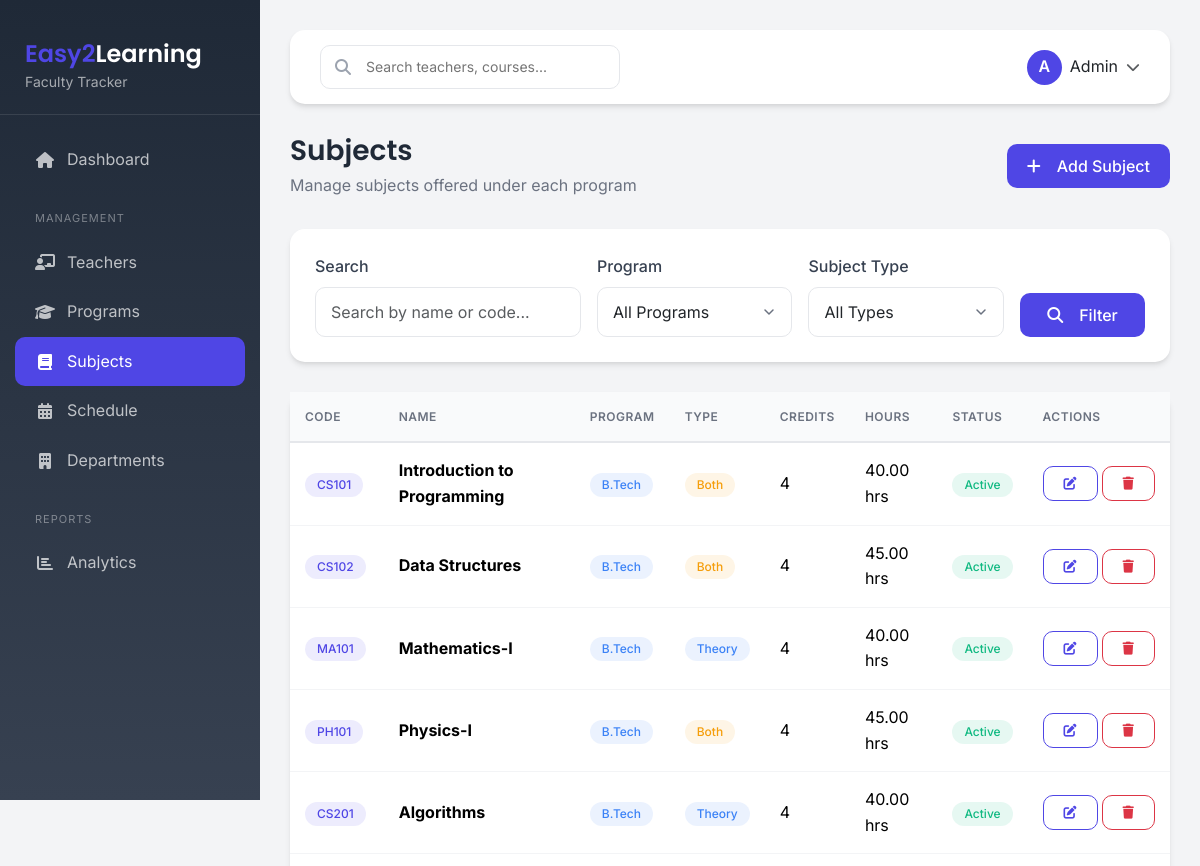
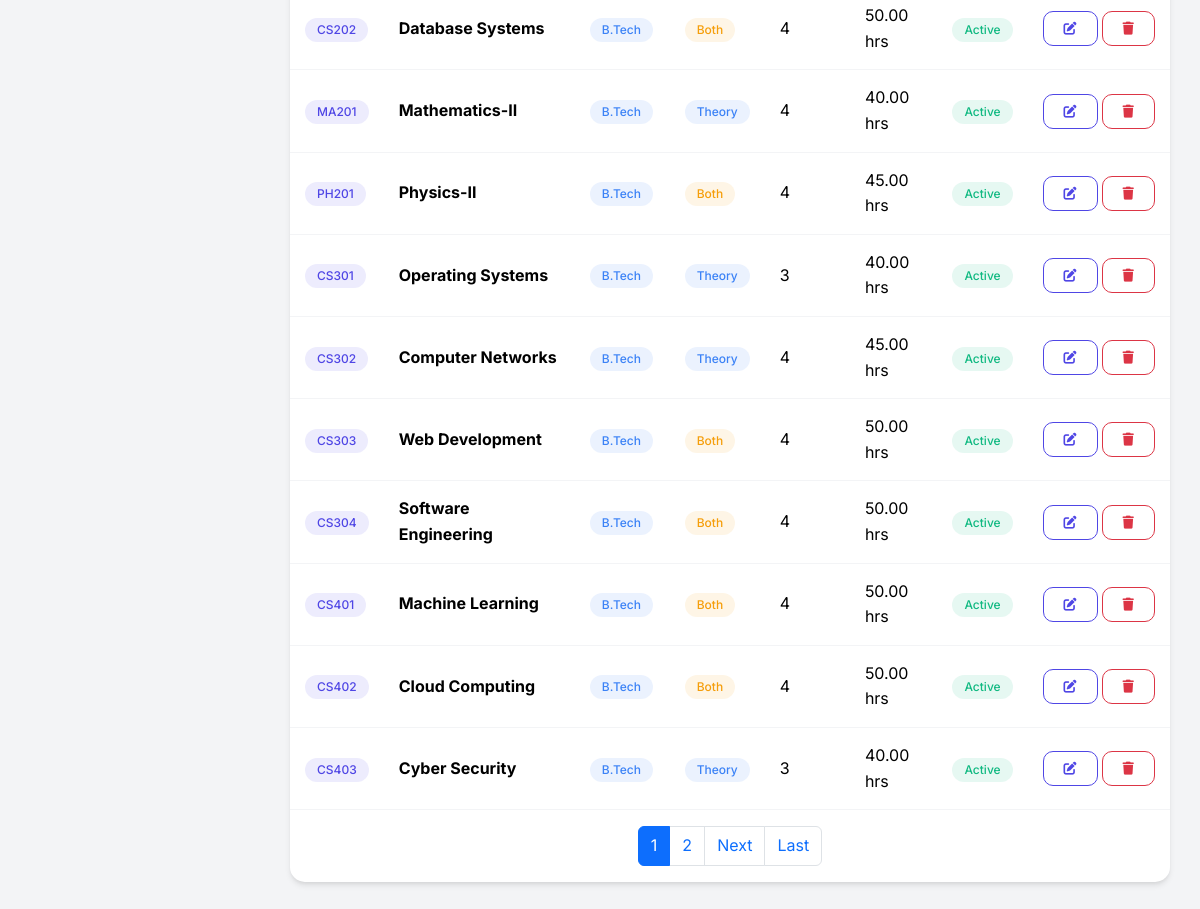
/subjects/, run on the app's committed database (2 pictures, top to bottom).
### faculty/models.py (models this page shows, shortened)
class Subject(models.Model):
    SUBJECT_TYPE_CHOICES = [
        ('theory', 'Theory'),
        ('practical', 'Practical'),
        ('both', 'Both'),
    ]
    SEMESTER_CHOICES = [
        (1, '1st Semester'),
        (2, '2nd Semester'),
        (3, '3rd Semester'),
        (4, '4th Semester'),
        (5, '5th Semester'),
        (6, '6th Semester'),
        (7, '7th Semester'),
        (8, '8th Semester'),
        (9, '9th Semester'),
        (10, '10th Semester'),
    ]
    code = models.CharField(max_length=20)
    name = models.CharField(max_length=100)
    description = models.TextField(blank=True)
    program = models.ForeignKey(Program, on_delete=models.CASCADE)
    subject_type = models.CharField(max_length=20, choices=SUBJECT_TYPE_CHOICES, default='theory')
    semester = models.IntegerField(choices=SEMESTER_CHOICES, default=1)
    credits = models.PositiveIntegerField(default=1)
    total_hours = models.DecimalField(max_digits=5, decimal_places=2, default=1.00)
    teachers = models.ManyToManyField('Teacher', related_name='subjects', blank=True)
    is_active = models.BooleanField(default=True)
    created_at = models.DateTimeField(auto_now_add=True)
    updated_at = models.DateTimeField(auto_now=True)
    class Meta:
        verbose_name = 'Subject'
        verbose_name_plural = 'Subjects'
        unique_together = ['code', 'program']
        ordering = ['program', 'semester', 'code']

class Program(models.Model):
    PROGRAM_TYPE_CHOICES = [
        ('jelet', 'JELET'),
        ('wbjee', 'WBJEE'),
        ('diploma', 'Diploma'),
        ('btech', 'B.Tech'),
        ('mtech', 'M.Tech'),
        ('others', 'Others'),
    ]
    DURATION_CHOICES = [
        (1, '1 Year'),
        (2, '2 Years'),
        (3, '3 Years'),
        (4, '4 Years'),
        (5, '5 Years'),
    ]
    name = models.CharField(max_length=100, unique=True)
    code = models.CharField(max_length=20, unique=True)
    program_type = models.CharField(max_length=20, choices=PROGRAM_TYPE_CHOICES)
    duration_years = models.IntegerField(choices=DURATION_CHOICES, default=4)
    start_date = models.DateField(null=True, blank=True)
    end_date = models.DateField(null=True, blank=True)
    description = models.TextField(blank=True)
    is_active = models.BooleanField(default=True)
    created_at = models.DateTimeField(auto_now_add=True)
    updated_at = models.DateTimeField(auto_now=True)
    class Meta:
        verbose_name = 'Program'
        verbose_name_plural = 'Programs'
        ordering = ['name']

### faculty/views.py (the view)
# urls.py: path('subjects/', SubjectListView.as_view(), name='subject_list'),
class SubjectListView(ListView):
    model = Subject
    template_name = 'faculty/subject_list.html'
    context_object_name = 'subjects'
    paginate_by = 15
    def get_queryset(self):
        queryset = Subject.objects.select_related('program', 'program').all()
        search = self.request.GET.get('search')
        if search:
            queryset = queryset.filter(
                models.Q(name__icontains=search) |
                models.Q(code__icontains=search)
            )
        program = self.request.GET.get('program')
        if program:
            queryset = queryset.filter(program_id=program)
        subject_type = self.request.GET.get('type')
        if subject_type:
            queryset = queryset.filter(subject_type=subject_type)
        is_active = self.request.GET.get('is_active')
        if is_active:
            queryset = queryset.filter(is_active=(is_active == 'true'))
        return queryset.order_by('program', 'semester', 'code')
    def get_context_data(self, **kwargs):
        context = super().get_context_data(**kwargs)
        context['programs'] = Program.objects.all()
        return context

### templates/faculty/subject_list.html (shortened to what this page needs)
{% extends 'base.html' %}
{% load static %}
{% block content %}
<div class="page-header d-flex justify-content-between align-items-center">
    <div>
        <h1>Subjects</h1>
        <p>Manage subjects offered under each program</p>
    </div>
    <a href="{% url 'faculty:subject_add' %}" class="btn btn-primary">
        <i class="fas fa-plus me-2"></i>Add Subject
    </a>
</div>
<div class="content-card animate-fadeInUp">
    <div class="content-card-body">
        <form method="GET" class="row g-3">
            <div class="col-md-4">
                <label class="form-label">Search</label>
                <input type="text" name="search" class="form-control" placeholder="Search by name or code..." value="{{ request.GET.search|default:'' }}">
            </div>
            <div class="col-md-3">
                <label class="form-label">Program</label>
                <select name="program" class="form-select">
                    <option value="">All Programs</option>
                </select>
            </div>
            <div class="col-md-3">
                <label class="form-label">Subject Type</label>
                <select name="type" class="form-select">
                    <option value="">All Types</option>
                </select>
            </div>
            <div class="col-md-2 d-flex align-items-end">
                <button type="submit" class="btn btn-primary w-100">
                    <i class="fas fa-search me-2"></i>Filter
                </button>
            </div>
        </form>
    </div>
</div>
<div class="content-card animate-fadeInUp" style="animation-delay: 0.1s;">
    <div class="content-card-body p-0">
        {% if subjects %}
        <div class="table-responsive">
            <table class="table">
                <thead>
                    <tr>
                        <th>Code</th>
                        <th>Name</th>
                        <th>Program</th>
                        <th>Type</th>
                        <th>Credits</th>
                        <th>Hours</th>
                        <th>Status</th>
                        <th>Actions</th>
                    </tr>
                </thead>
                <tbody>
                    {% for subject in subjects %}
                    <tr>
                        <td>
                            <span class="badge bg-primary">{{ subject.code }}</span>
                        </td>
                        <td>
                            <div>
                                <strong>{{ subject.name }}</strong>
                            </div>
                        </td>
                        <td>
                            <span class="badge bg-info">{{ subject.program.name }}</span>
                        </td>
                        <td>
                            {% if subject.subject_type == 'theory' %}
                            <span class="badge bg-info">Theory</span>
                            {% elif subject.subject_type == 'practical' %}
                            <span class="badge bg-success">Practical</span>
                            {% else %}
                            <span class="badge bg-warning">Both</span>
                            {% endif %}
                        </td>
                        <td>{{ subject.credits }}</td>
                        <td>{{ subject.total_hours }} hrs</td>
                        <td>
                            {% if subject.is_active %}
                            <span class="badge bg-success">Active</span>
                            {% else %}
                            <span class="badge bg-secondary">Inactive</span>
                            {% endif %}
                        </td>
                        <td>
                            <div class="d-flex gap-1">
                                <a href="{% url 'faculty:subject_edit' subject.pk %}" class="btn btn-outline-primary btn-sm" title="Edit">
                                    <i class="fas fa-edit"></i>
                                </a>
                                <button type="button" class="btn btn-outline-danger btn-sm" data-bs-toggle="modal" data-bs-target="#deleteModal{{ subject.pk }}" title="Delete">
                                    <i class="fas fa-trash"></i>
                                </button>
                            </div>
                        </td>
                    </tr>
                    {% endfor %}
                </tbody>
            </table>
        </div>
        {% if is_paginated %}
        <div class="p-3">
            <nav aria-label="Page navigation">
                <ul class="pagination justify-content-center mb-0">
                    {% for num in page_obj.paginator.page_range %}
                    {% if page_obj.number == num %}
                    <li class="page-item active"><span class="page-link">{{ num }}</span></li>
                    {% elif num > page_obj.number|add:'-3' and num < page_obj.number|add:'3' %}
                    <li class="page-item"><a class="page-link" href="?page={{ num }}">{{ num }}</a></li>
                    {% endif %}
                    {% endfor %}
                    {% if page_obj.has_next %}
                    <li class="page-item">
                        <a class="page-link" href="?page={{ page_obj.next_page_number }}">Next</a>
                    </li>
                    <li class="page-item">
                        <a class="page-link" href="?page={{ page_obj.paginator.num_pages }}">Last</a>
                    </li>
                    {% endif %}
                </ul>
            </nav>
        </div>
        {% endif %}
        {% endif %}
    </div>
</div>
{% endblock %}

### static/faculty/css/style.css (style rules this page uses)
:root { --primary-color: #4f46e5; --primary-light: #818cf8; --primary-dark: #4338ca; --secondary-color: #6b7280; --success-color: #10b981; --warning-color: #f59e0b; --danger-color: #ef4444; --info-color: #3b82f6; --light-bg: #f3f4f6; --dark-bg: #1f2937; --card-shadow: 0 4px 6px -1px rgba(0, 0, 0, 0.1), 0 2px 4px -1px rgba(0, 0, 0, 0.06); --hover-shadow: 0 10px 15px -3px rgba(0, 0, 0, 0.1), 0 4px 6px -2px rgba(0, 0, 0, 0.05); --transition-fast: 0.15s ease; --transition-normal: 0.3s ease; --transition-slow: 0.5s ease; --border-radius: 15px; --border-radius-sm: 10px; --border-radius-lg: 20px; }
* { margin: 0; padding: 0; box-sizing: border-box; }
body { font-family: 'Inter', -apple-system, BlinkMacSystemFont, 'Segoe UI', Roboto, sans-serif; background-color: var(--light-bg); color: #1f2937; line-height: 1.6; }
h1, h2, h3, h4, h5, h6 { font-family: 'Poppins', sans-serif; font-weight: 600; color: #1f2937; }
.animate-fadeInUp { animation: fadeInUp var(--transition-normal) ease forwards; }
.content-card { background: #fff; border-radius: var(--border-radius); box-shadow: var(--card-shadow); margin-bottom: 30px; transition: all var(--transition-normal); }
.content-card-body { padding: 25px; }
.btn { padding: 10px 20px; border-radius: var(--border-radius-sm); font-weight: 500; transition: all var(--transition-normal); display: inline-flex; align-items: center; justify-content: center; gap: 8px; }
.btn-primary { background: var(--primary-color); border: none; color: #fff; }
.btn-outline-primary { border-color: var(--primary-color); color: var(--primary-color); }
.btn-sm { padding: 8px 16px; font-size: 13px; }
.form-control, .form-select { border-radius: var(--border-radius-sm); border: 1px solid #e5e7eb; padding: 12px 15px; transition: all var(--transition-fast); }
.form-label { font-weight: 500; color: #374151; margin-bottom: 8px; }
.table { margin: 0; }
.table thead th { background: #f9fafb; color: var(--secondary-color); font-weight: 600; font-size: 12px; text-transform: uppercase; letter-spacing: 0.5px; border-bottom: 2px solid #e5e7eb; padding: 15px; }
.table tbody td { padding: 15px; vertical-align: middle; border-bottom: 1px solid #f3f4f6; }
.table tbody tr { transition: all var(--transition-fast); }
.badge { padding: 6px 12px; border-radius: 20px; font-weight: 500; font-size: 12px; }
.badge.bg-success { background-color: rgba(16, 185, 129, 0.1) !important; color: var(--success-color); }
.badge.bg-warning { background-color: rgba(245, 158, 11, 0.1) !important; color: var(--warning-color); }
.badge.bg-info { background-color: rgba(59, 130, 246, 0.1) !important; color: var(--info-color); }
.badge.bg-primary { background-color: rgba(79, 70, 229, 0.1) !important; color: var(--primary-color); }
.page-header { margin-bottom: 30px; animation: fadeInUp var(--transition-normal) ease; }
.page-header h1 { font-size: 28px; font-weight: 600; color: #1f2937; margin-bottom: 5px; }
.page-header p { color: var(--secondary-color); margin: 0; }

### data on the page
Subject: code "CS101", name "Introduction to Programming", program.name "B.Tech", subject_type "Both", credits "4", total_hours "40.00", is_active "Active"
Subject: code "CS102", name "Data Structures", program.name "B.Tech", subject_type "Both", credits "4", total_hours "45.00", is_active "Active"
Subject: code "MA101", name "Mathematics-I", program.name "B.Tech", subject_type "Theory", credits "4", total_hours "40.00", is_active "Active"
Subject: code "PH101", name "Physics-I", program.name "B.Tech", subject_type "Both", credits "4", total_hours "45.00", is_active "Active"
Subject: code "CS201", name "Algorithms", program.name "B.Tech", subject_type "Theory", credits "4", total_hours "40.00", is_active "Active"
Subject: code "CS202", name "Database Systems", program.name "B.Tech", subject_type "Both", credits "4", total_hours "50.00", is_active "Active"
Subject: code "MA201", name "Mathematics-II", program.name "B.Tech", subject_type "Theory", credits "4", total_hours "40.00", is_active "Active"
Subject: code "PH201", name "Physics-II", program.name "B.Tech", subject_type "Both", credits "4", total_hours "45.00", is_active "Active"
Subject: code "CS301", name "Operating Systems", program.name "B.Tech", subject_type "Theory", credits "3", total_hours "40.00", is_active "Active"
Subject: code "CS302", name "Computer Networks", program.name "B.Tech", subject_type "Theory", credits "4", total_hours "45.00", is_active "Active"
Subject: code "CS303", name "Web Development", program.name "B.Tech", subject_type "Both", credits "4", total_hours "50.00", is_active "Active"
Subject: code "CS304", name "Software Engineering", program.name "B.Tech", subject_type "Both", credits "4", total_hours "50.00", is_active "Active"
Subject: code "CS401", name "Machine Learning", program.name "B.Tech", subject_type "Both", credits "4", total_hours "50.00", is_active "Active"
Subject: code "CS402", name "Cloud Computing", program.name "B.Tech", subject_type "Both", credits "4", total_hours "50.00", is_active "Active"
Subject: code "CS403", name "Cyber Security", program.name "B.Tech", subject_type "Theory", credits "3", total_hours "40.00", is_active "Active"

### other printed values
{{ num }} "1"
{{ num }} "2"
